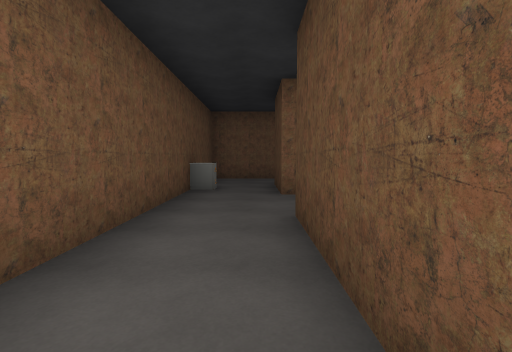
[1] (above)

24 first-person views from a walk through a scene from a Unity 3-D project. The camera is 1.5 m above the floor, tilts 4° down and sees 85° across. The floor is counted in squares, 2 m on a side. Each view is taken from the middle of a square. On the plan, view 1 faces up. The plan holds only what a view shows up to about 10 squares ahead; the rest is blank. The place goes on beyond the plan. The player is left out. Some surface patterns are stand-ins.

[2]
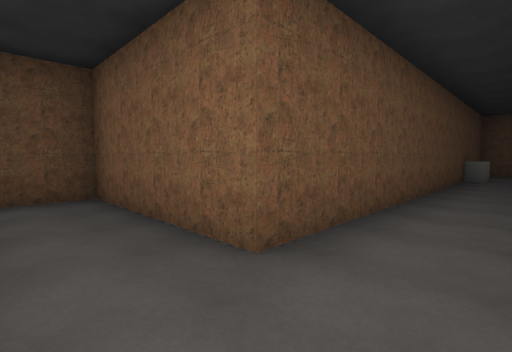

[3]
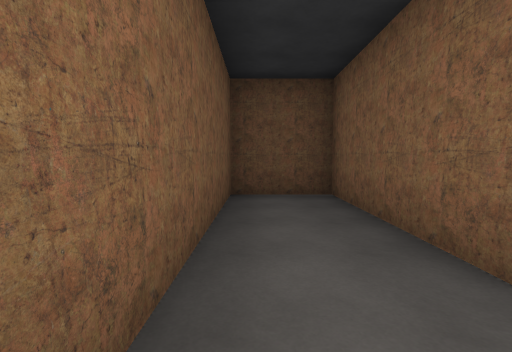

[4]
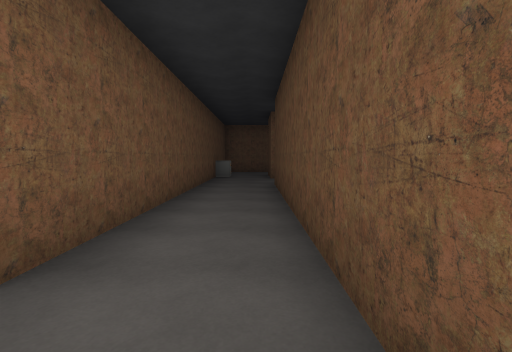

[5]
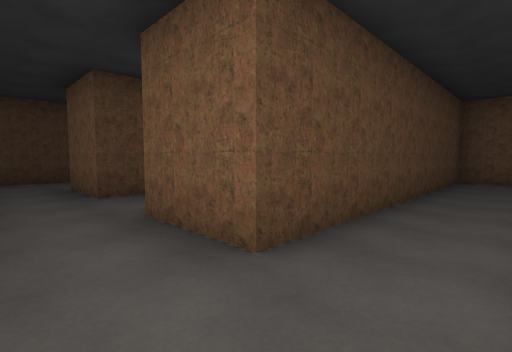

[6]
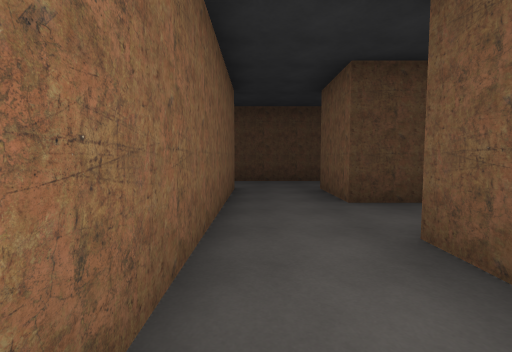

[7]
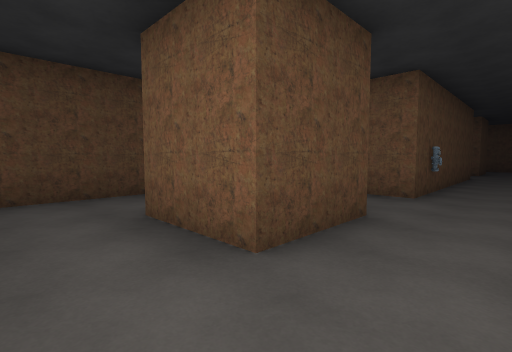

[8]
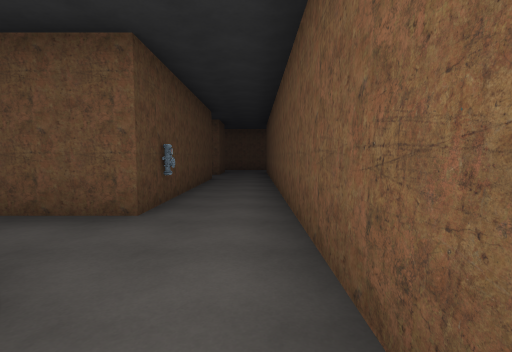

[9]
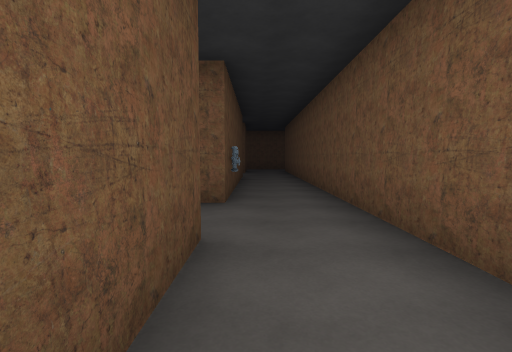

[10]
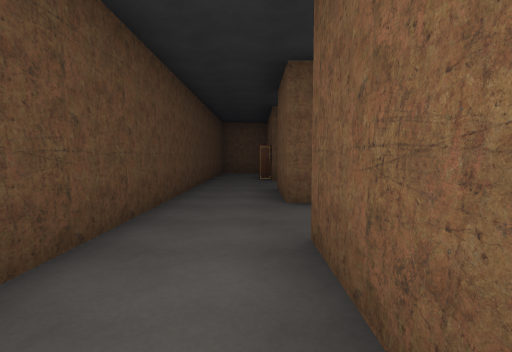

[11]
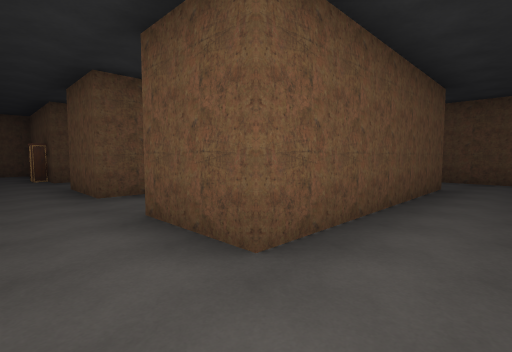

[12]
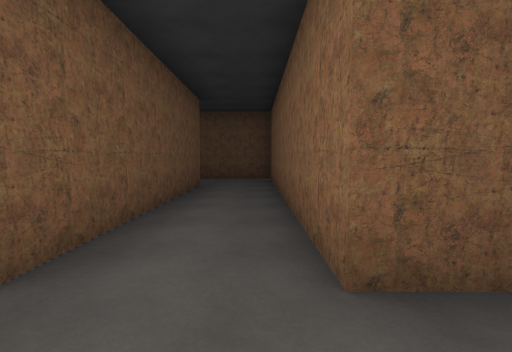

[13]
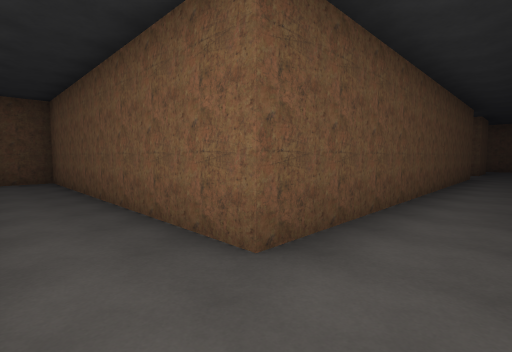

[14]
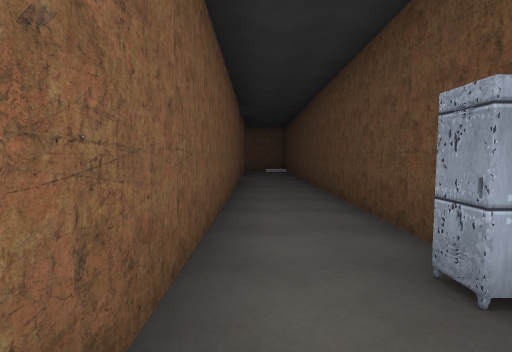

[15]
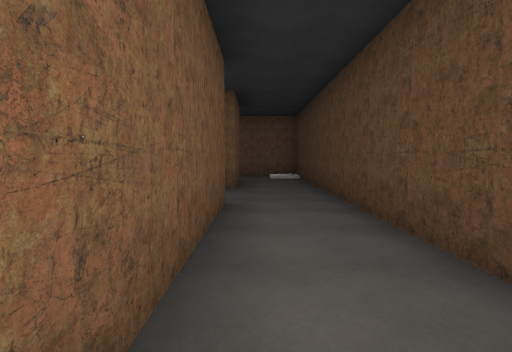

[16]
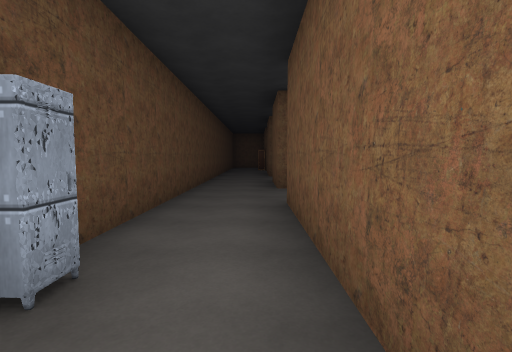

[17]
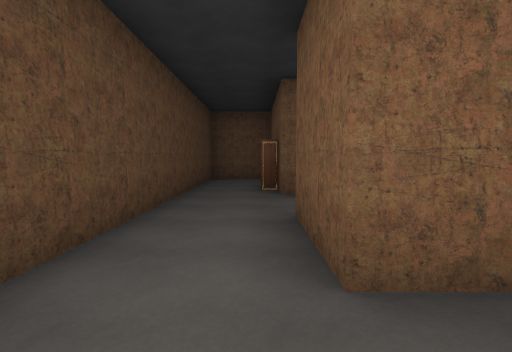

[18]
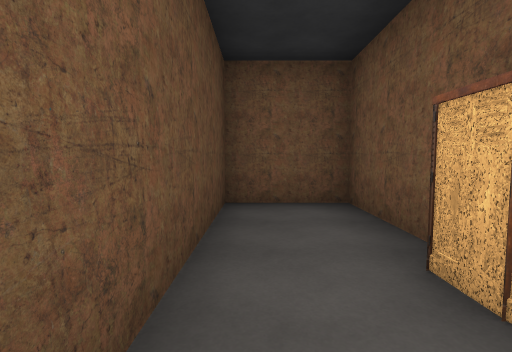

[19]
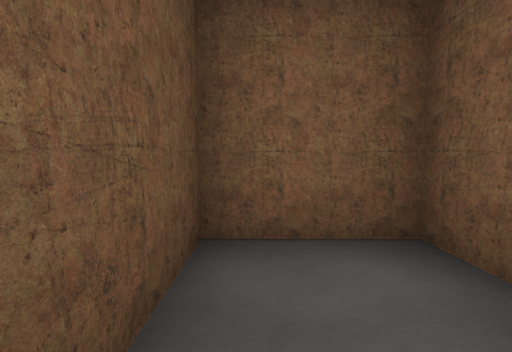

[20]
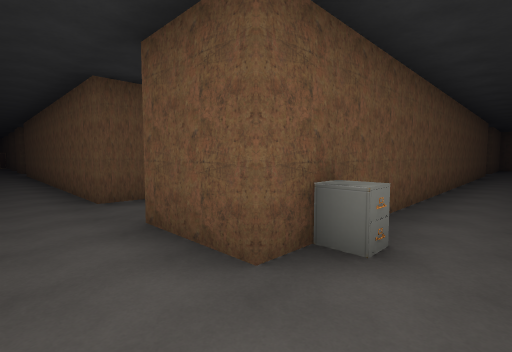

[21]
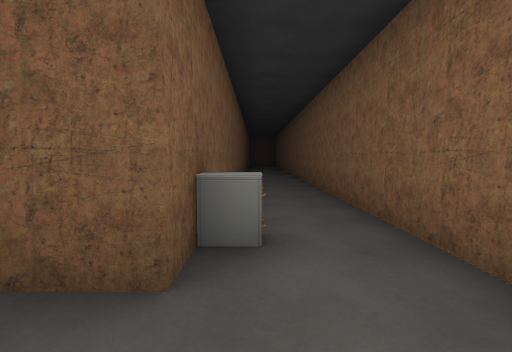

[22]
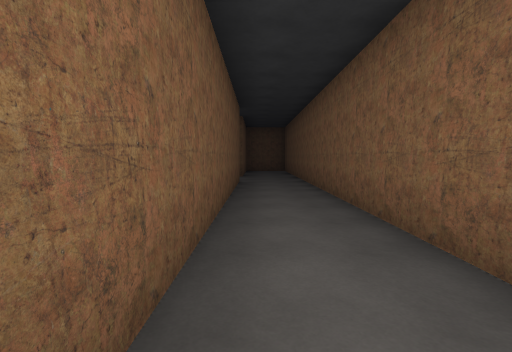

[23]
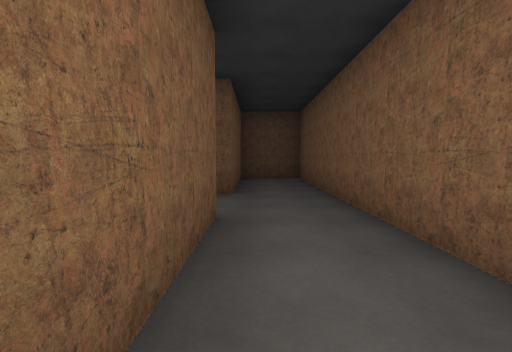

[24]
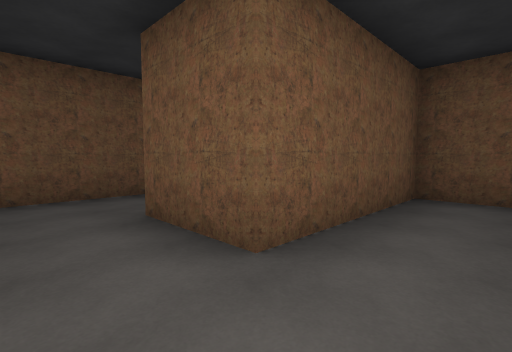

### Floor plan
Ten units are one square. View 1 is at (0, 0); x grows to the right and y downward. Boxes are objects, and circles mark ways between rooms. Rooms are numbered by the first view taken in them; rooms with no view inside come last. Other rooms are left out.
<svg viewBox="-140 -260 230 320">
<path fill="none" stroke="#000" d="M-15 -55 -15 25 -55 25 -55 45 5 45 5 -35M25 -25 25 -15M5 -35 25 -35M45 -14 45 -35 65 -35M65 -55 5 -55M85 -132 85 -216M85 -54 85 -118M5 -55 5 -75 65 -75 65 -55M65 -195 65 -95 -15 -95 -15 -55M65 -35 65 -15M85 -14 85 -54M65 5 65 45 85 45 85 -14M-75 -235 65 -235 65 -215M65 -255 -135 -255 -135 -235 -95 -235 -95 -215M85 -216 85 -250M25 -15 25 55M45 55 45 5 65 5"/>
<rect x="-15" y="-75" width="10" height="10" fill="#bbb"><title>other object</title></rect>
<rect x="75" y="-135" width="10" height="10" fill="#bbb"><title>other object</title></rect>
<rect x="65" y="5" width="10" height="10" fill="#bbb"><title>other object</title></rect>
<rect x="45" y="-245" width="10" height="10" fill="#bbb"><title>other object</title></rect>
<rect x="35" y="5" width="10" height="10" fill="#bbb"><title>other object</title></rect>
<circle cx="15" cy="-45" r="3" fill="#2a7"/>
<circle cx="-5" cy="-65" r="3" fill="#2a7"/>
<circle cx="55" cy="-45" r="3" fill="#2a7"/>
<circle cx="35" cy="-25" r="3" fill="#2a7"/>
<circle cx="75" cy="-65" r="3" fill="#2a7"/>
<circle cx="75" cy="-225" r="3" fill="#2a7"/>
<circle cx="75" cy="-25" r="3" fill="#2a7"/>
<circle cx="55" cy="-5" r="3" fill="#2a7"/>
<text x="-10" y="10">1</text>
<text x="30" y="-40">2</text>
<text x="70" y="-110">3</text>
<text x="70" y="-40">4</text>
<text x="70" y="10">5</text>
<text x="-20" y="-240">6</text>
<text x="40" y="10">7</text>
</svg>
Room 1 opens to room 2. Room 1 opens to room 3. Room 2 opens to room 4. Room 2 opens to room 7. Room 3 opens to room 4. Room 3 opens to room 6. Room 4 opens to room 5. Room 5 opens to room 7.

Where each view was taken, in squares from view 1:
view 1: 0 up, 0 right, facing up
view 2: 4 down, 0 right, facing up-left
view 3: 4 down, 0 right, facing left
view 4: 4 down, 0 right, facing up
view 5: 5 up, 1 left, facing down-right
view 6: 5 up, 0 right, facing right
view 7: 5 up, 3 right, facing down-right
view 8: 3 up, 3 right, facing down
view 9: 4 up, 4 right, facing down
view 10: 8 up, 7 right, facing down
view 11: 9 up, 8 right, facing down-left
view 12: 9 up, 8 right, facing left
view 13: 8 up, 8 right, facing up-left
view 14: 11 up, 7 right, facing up
view 15: 15 up, 7 right, facing up
view 16: 14 up, 7 right, facing down
view 17: 5 up, 7 right, facing down
view 18: 0 up, 8 right, facing down
view 19: 2 down, 8 right, facing down
view 20: 25 up, 8 right, facing down-left
view 21: 24 up, 8 right, facing left
view 22: 24 up, 1 right, facing left
view 23: 24 up, 4 left, facing left
view 24: 25 up, 8 left, facing down-left
